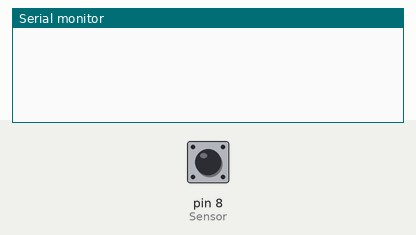
Recording of a sketch running on a simulated Arduino Uno, built with avr-gcc and run on an emulated ATmega328P. Shown: the last lines printed to the serial monitor. The test bench sets the inputs (shaded band); at power-on: pin 8 (Sensor) LOW.

Above: at 1.2 s.
1.3 s: pin 8 (Sensor) driven HIGH
At 2.5 s:
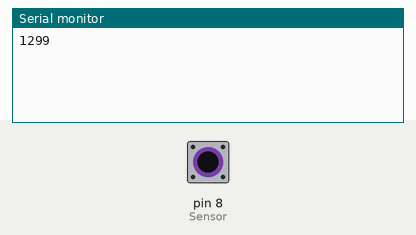
2.8 s: pin 8 (Sensor) pulsed LOW 5 times (0.12 s each, 0.3 s apart)
At 5.0 s:
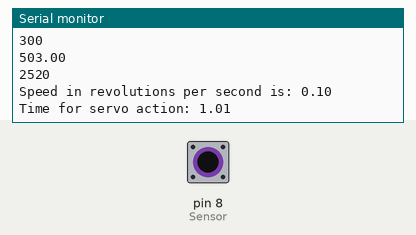
Timing chart, 0 to 6.5 s (numbered marks = the images above; inputs shaded):
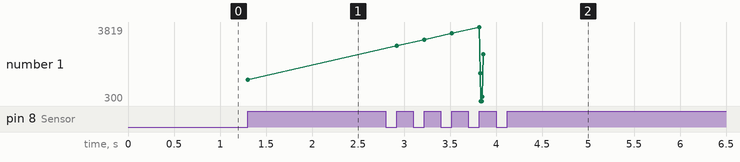

Measured:
- after the input at 1.3 s, the serial monitor: prints a new line at once (image 1)
- after the input at 2.8 s, the serial monitor: prints a new line after 0.12 s (image 2)
- plotted number 1: 1299 → 2520 after the input at 2.8 s

The sketch:

hall_sensor.ino
```cpp
int Val;
int PreVal = 0;
int Sensor = 8;
int TimeArray[20];
int TimeDiffArray[19];
int m = 5;
int n = 0;
int sum = 0;
float avg;
float rps1, rps3;

void setup() {
  // put your setup code here, to run once:
Serial.begin(9600);
pinMode(Sensor,INPUT);
}

void loop() {


  Val = digitalRead(Sensor);
 // Serial.println(Val);
  if(Val == 1 && PreVal == 0){
    TimeArray[n] = millis();
    Serial.println(TimeArray[n]);
    n += 1;
    PreVal = 1;
  }
  else if(Val == 1 && PreVal == 1){
    PreVal = 1;
  }
  else{
    PreVal = 0;
  }

  if(n == m)
  {
    Serial.println("");
    for(int i = 0;  i < m-1; i++){
      TimeDiffArray[i] = TimeArray[i+1] - TimeArray[i];
      Serial.println(TimeDiffArray[i]);
    }
    for(int j =0; j < m-1; j++){
      sum += TimeDiffArray[j];
    }
    avg = sum/m-1;
    rps1 = ((18*1000)/(360*avg));
    rps3 = rps1*2.5;
    float time3 = 1/(4*rps3);

    Serial.println("");
    Serial.println(avg);
    Serial.println(sum);
    Serial.print("Speed in revolutions per second is: ");
    Serial.println(rps1);
    Serial.print("Time for servo action: ");
    Serial.println(time3);
    delay(5000);
    n=0;
  sum = 0;
  avg = 0;

  }

}
```
